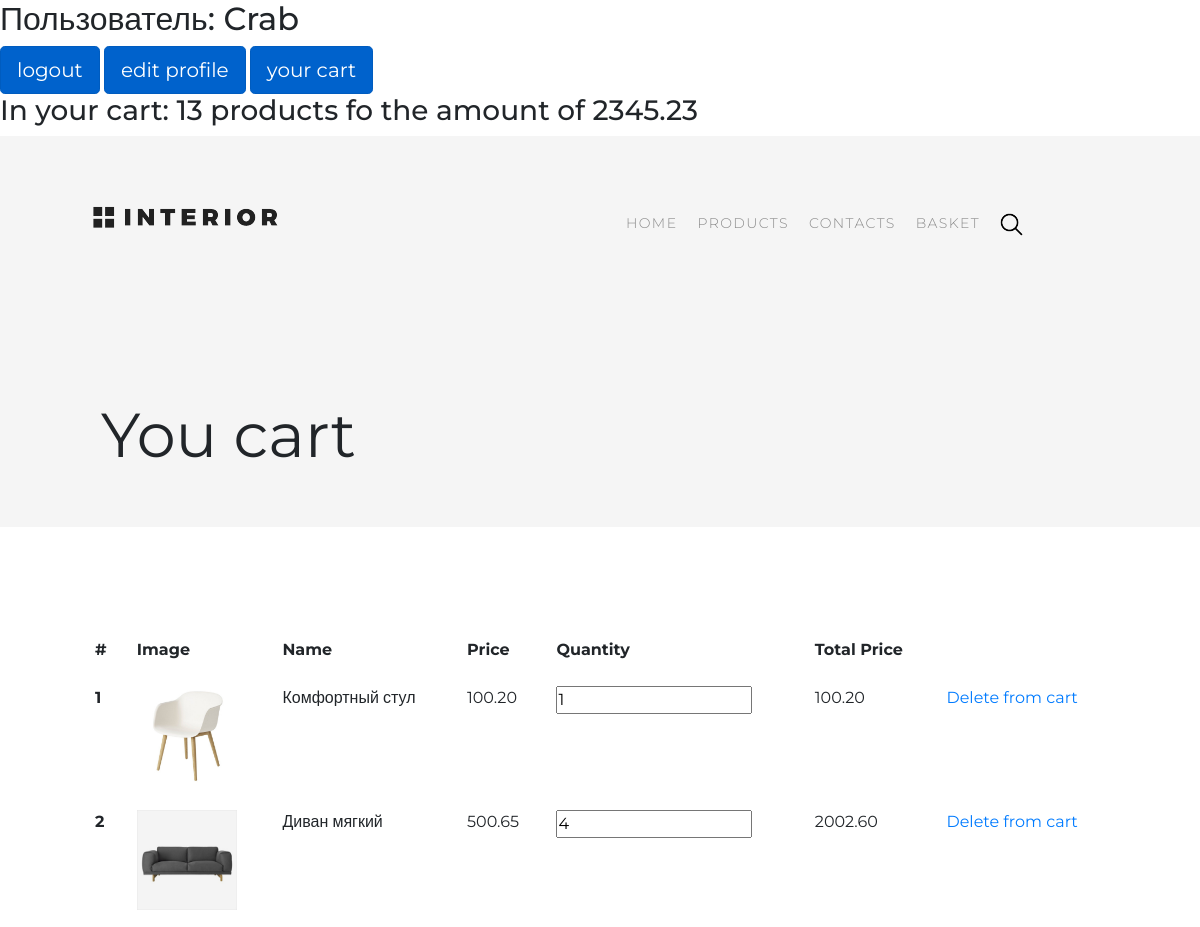
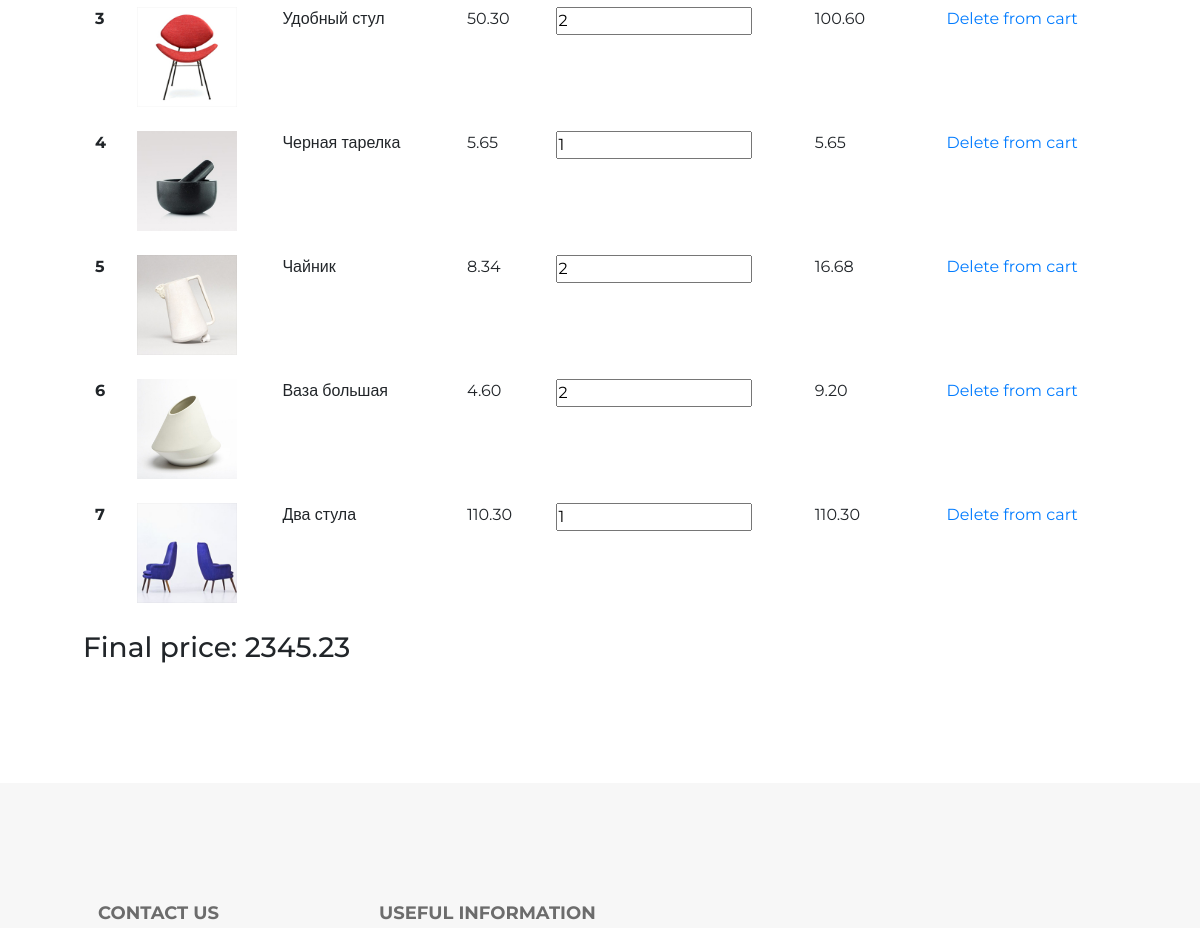
Before: /basket/ (signed in, upper part) with the older database file (2 pictures, top to bottom).
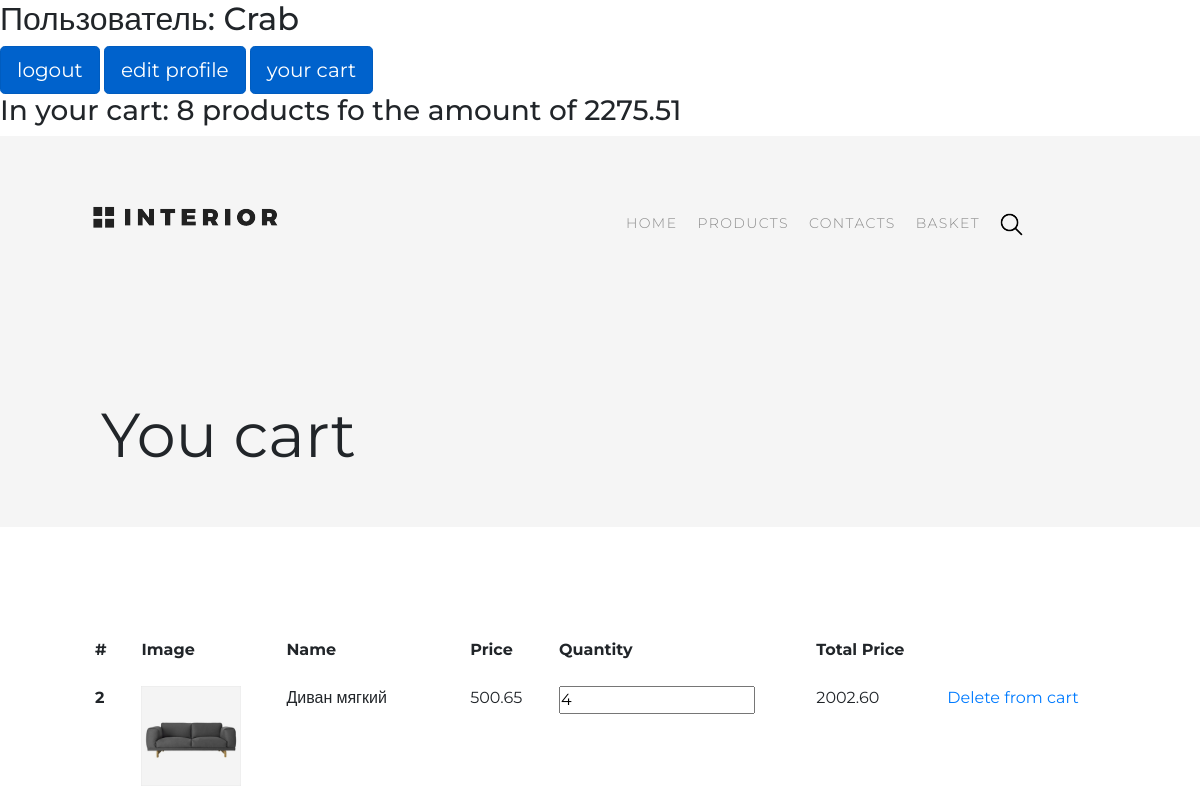
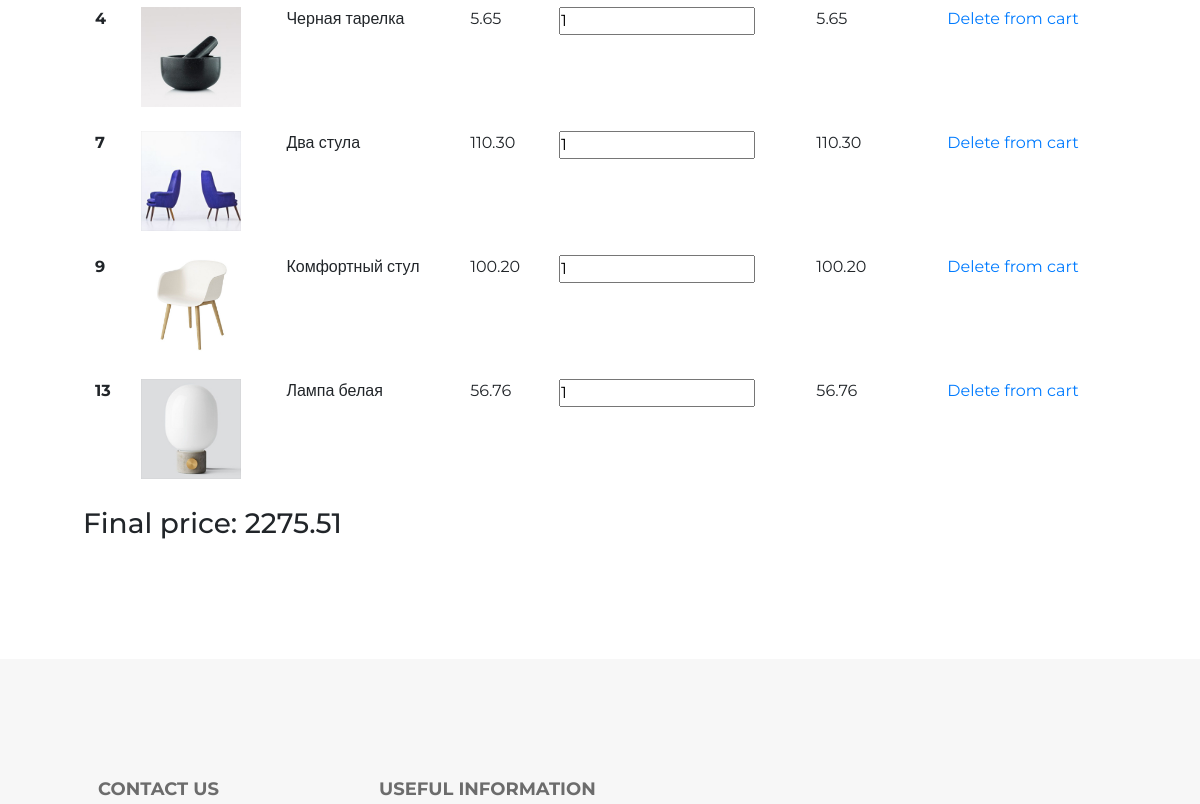
After: the same page with the newer database file (2 pictures, top to bottom).
### authapp/models.py (models this page shows, shortened)
class ShopUser(AbstractUser):
    class Meta:
        verbose_name = 'пользователь'
        verbose_name_plural = 'пользователи'
    avatar = models.ImageField(upload_to='users_avatars', blank=True)
    age = models.PositiveIntegerField(verbose_name='возраст')

### basketapp/models.py (models this page shows, shortened)
class Basket(models.Model):
    user = models.ForeignKey(settings.AUTH_USER_MODEL, on_delete=models.CASCADE, related_name='basket')
    product = models.ForeignKey(Product, on_delete=models.CASCADE)
    quantity = models.PositiveIntegerField(verbose_name='количество', default=0)
    add_datetime = models.DateTimeField(verbose_name='время', auto_now_add=True)
    def get_cost(self):
        return self.quantity * self.product.price
    cost = property(get_cost)

### mainapp/models.py (models this page shows, shortened)
class Product(models.Model):
    class Meta:
        verbose_name = 'Продукт'
        verbose_name_plural = 'Продукты'
    category = models.ForeignKey(ProductCategory, on_delete=models.CASCADE)
    name = models.CharField(verbose_name='имя продукта', max_length=128)
    image = models.ImageField(upload_to='products_images', blank=True)
    short_desc = models.CharField(verbose_name='краткое описание продукта', max_length=60, blank=True)
    description = models.TextField(verbose_name='описание продукта', blank=True)
    price = models.DecimalField(verbose_name='цена', max_digits=8, decimal_places=2, default=0)
    quantity = models.PositiveIntegerField(verbose_name='в наличии', default=0)

### basketapp/views.py (the view)
# urls.py: path('', basketapp.basket, name='view'),
@login_required
def basket(request):
    basket = []
    if request.user.is_authenticated:
        basket = Basket.objects.filter(user=request.user)
        content = {
            'basket': basket,
        }
        return render(request, 'basketapp/basket.html', content)
    else:
        return HttpResponseRedirect(reverse('main'))

### mainapp/templatetags/custom_tags.py (called while the page is built)
@register.filter
def basket_total_quantity(user):
    if user.is_anonymous:
        return 0
    else:
        basket = user.basket.all()
        total_quantity = sum(list(map(lambda basket_slot: basket_slot.quantity, basket)))
        return total_quantity

@register.filter
def basket_total_cost(user):
    if user.is_anonymous:
        return 0
    else:
        basket = user.basket.all()
        total_cost = sum(list(map(lambda basket_slot: basket_slot.cost, basket)))
        return total_cost

### basketapp/templates/basketapp/basket.html
{% extends 'mainapp/base.html' %}
{% load staticfiles %}
{% load custom_tags %}
{% block css %}
    {{ block.super}}
    <link rel="stylesheet" type="text/css" href="{% static '/css/style_deals.css' %}">
    <link rel="stylesheet" type="text/css" href="{% static '/css/style_contacts.css' %}">
{% endblock %}
{% block header %}
    {{block.super}}
    <h1>You cart</h1>
{% endblock %}
{% block content %}
    <table class="table table-borderless">
      <thead>
        <tr>
          <th scope="col">#</th>
          <th scope="col">Image</th>
          <th scope="col">Name</th>
          <th scope="col">Price</th>
          <th scope="col">Quantity</th>
          <th scope="col">Total  Price</th>
          <th></th>
        </tr>
      </thead>
      <tbody>
       {% for prod in basket %}
        <tr>
          <th scope="row">{{ prod.id }}</th>
          <td><img src="../media/{{ prod.product.image }}" alt="Картинка не прогрузилась"></td>
          <td>{{ prod.product.name }}</td>
          <td>{{ prod.product.price }}</td>
          <td><input type="number" min="0" name="item.pk" value="{{ prod.quantity }}"></td>
          <td>{{ prod.cost }}</td>
          <td><a href="{% url 'basket:remove' prod.pk %}">Delete from cart</a> </td>
        </tr>
       {% endfor %}
      </tbody>
    </table>
    <h3>Final price: {{ request.user|basket_total_cost }}</h3>
{% endblock %}

### mainapp/templates/mainapp/base.html (shortened to what this page needs)
<!DOCTYPE html>
{% load staticfiles %}
{% load custom_tags %}
<html lang="en">
<head>
    {% block css %}
        <link rel="stylesheet" href="{% static '/css/bootstrap.min.css' %}">
        <link rel="stylesheet" type="text/css" href="{% static '/css/style.css' %}">
    {% endblock %}
</head>
<body>
    <div class="conteiner">
        <div class="user">
            {% if request.user.is_authenticated %}
                <h2>Пользователь: {{ request.user.username|title }}</h2>
                <a href="{% url 'auth:logout' %}" class="btn btn-primary btn-lg active" role="button" aria-pressed="true">logout</a>
                <a href="{% url 'auth:edit' request.user.id %}" class="btn btn-primary btn-lg active" role="button" aria-pressed="true">edit profile</a>
                <a href="{% url 'basket:view' %}" class="btn btn-primary btn-lg active" role="button" aria-pressed="true">your cart</a>
                <h3> In your cart: {{ request.user|basket_total_quantity }} products fo the amount of {{ request.user|basket_total_cost }}</h3>
            {% else %}
                <h2>Пользователь не авторизован</h2>
                <a href="{% url 'auth:login' %}" class="btn btn-primary btn-lg active" role="button" aria-pressed="true">login</a>
                <a href="{% url 'auth:register' %}" class="btn btn-primary btn-lg active" role="button" aria-pressed="true">create user</a>
            {% endif %}
        </div>
        <div class="header">
            {% block header %}
                <a href="{% url 'main' %}">
                    <img class="logo" src="{% static '/img/logo.png' %}" alt="Картинка не прогрузилась">
                </a>
                {% include 'mainapp/includes/inc_menu.html' %}
            {% endblock %}
        </div>
        <div class="content">
            {% block content %}
            {% endblock %}
        </div>
        <div class="footer">
            {% block footer %}
                <div class="contact">
                    <h2>Contact Us</h2>
                </div>
                <div class="useful">
                    <h2>Useful Information</h2>
                </div>
            {% endblock %}
        </div>
    </div>
</body></html>

### mainapp/templates/mainapp/includes/inc_menu.html (shortened to what this page needs)
{% load staticfiles %}
{% block menu %}
    <ul class="menu">
            <li>
                <a href="{% url 'main' %}"
                    class="">
                    HOME
                </a>
            </li>
            <li>
                <a href="{% url 'products:index' %}"
                    class="">
                    PRODUCTS
                </a>
            </li>
            <li>
                <a href="{% url 'contact' %}"
                    class="">
                    CONTACTS
                </a>
            </li>
            <li>
                <a href="{% url 'basket:view' %}"
                    class="">
                    BASKET
                </a>
            </li>
        <li><a href="{% url 'main' %}"><img src="{% static '/img/search.png' %}" alt="search"></a></li>
    </ul>
{% endblock %}

### static/css/style.css (style rules this page uses)
body { font-family: 'Montserrat', sans-serif; max-width: 1366px; min-width: 800px; margin: 0 auto; }
html, body { height: 100%; }
* { padding: 0; margin: 0; }
a { text-decoration: none; }
li { list-style-type: none; }
.conteiner { min-height: 100%; }
.header { height: 800px; background-image: url(../img/slider-img.jpg); position: relative; min-width: 800px; }
.logo { width: 185px; height: 22px; margin: 70px 0 0 93px; }
.menu { float: right; margin: 67px 167px 0 0; }
.menu li { float: left; }
.menu a { display: block; padding: 10px; font-size: 14px; color: #8c8c8c; font-weight: 300; letter-spacing: 1.4px; }
.footer { padding: 120px 105px 35px 98px; float: left; background-color: #f7f7f7; }
.contact { float: left; width: 221px; margin-right: 60px; }
.useful { float: left; width: 482px; }
.footer h2 { color: #6c6c6c; font-size: 18px; font-weight: 700; text-transform: uppercase; }
a.active { color: red; }
.table img { width: 100px; height: 100px; }

### static/css/style_deals.css (style rules this page uses)
.header { background-image: none; height: unset; margin-bottom: 40px; }

### static/css/style_contacts.css (style rules this page uses)
.header { background-color: #f5f5f5; background-image: none; height: unset; padding-bottom: 56px; }
.header h1 { font-size: 62px; font-weight: 400; line-height: 72px; margin: 171px 0 0 101px; }
.content { padding: 59px 83px 110px; }

Changed rows visible on the page:
removed Basket: id "1", product.image (picture), product.name "Комфортный стул", product.price "100.20", quantity "1", cost "100.20"
removed Basket: id "3", product.image (picture), product.name "Удобный стул", product.price "50.30", quantity "2", cost "100.60"
removed Basket: id "5", product.image (picture), product.name "Чайник", product.price "8.34", quantity "2", cost "16.68"
removed Basket: id "6", product.image (picture), product.name "Ваза большая", product.price "4.60", quantity "2", cost "9.20"
changed ShopUser "Crab": user|basket_total_quantity "13" → "8"; user|basket_total_cost "2345.23" → "2275.51"
added Basket: id "9", product.image (picture), product.name "Комфортный стул", product.price "100.20", quantity "1", cost "100.20"
added Basket: id "13", product.image (picture), product.name "Лампа белая", product.price "56.76", quantity "1", cost "56.76"
